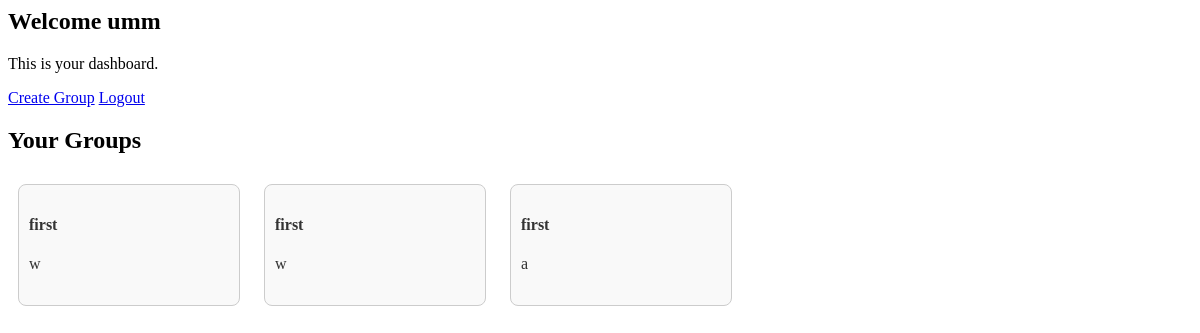
/dashboard (signed in), run on an earlier commit of the app's database.
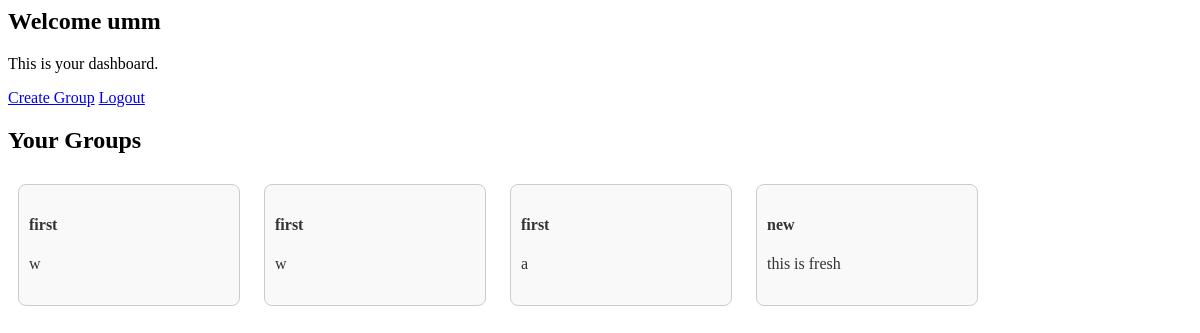
And on a later commit of the database.
### models.py (models this page shows)
class User(db.Model, UserMixin):
    id=db.Column(db.Integer,primary_key=True)
    username=db.Column(db.String(80),nullable=False,unique=True)
    password=db.Column(db.String(80),nullable=False)
    groups_created=db.relationship("Group",backref="Creator")
    expenses_paid = db.relationship("Expense", backref="payer")
    travel_paid = db.relationship("TravelExpense", backref="paid_by")

class Group(db.Model):
    id = db.Column(db.Integer, primary_key=True)
    name = db.Column(db.String(100), nullable=False)
    created_by = db.Column(db.Integer, db.ForeignKey('user.id'), nullable=False,name='fk_group_owner')
    num_members = db.Column(db.Integer, nullable=False)
    created_at = db.Column(db.DateTime, default=timezone.utc)
    description = db.Column(db.String(300))
    members = db.relationship("Membership", backref="group")
    expenses = db.relationship("Expense", backref="group")
    travel_expenses = db.relationship("TravelExpense", backref="group")
    invite_code = db.Column(db.String(100), unique=True, default=lambda: str(uuid4()))

### routes/main_routes.py (the view)
@main.route('/dashboard')
@login_required
def dashboard():
    user_groups = Group.query.filter_by(created_by=current_user.id).all()
    return render_template(
        'dashboard.html',
        username=current_user.username,
        groups=user_groups
    )

### __init__.py (called while the page is built)
def create_app():
    app = Flask(__name__, instance_relative_config=True)
    app.config.from_object(Config)
    csrf.init_app(app)
    db.init_app(app)
    login_manager.init_app(app)
    migrate.init_app(app, db)
    from .models import User
    @login_manager.user_loader
    def load_user(user_id):
        return User.query.get(int(user_id))
    print("✅ Database URI:", app.config['SQLALCHEMY_DATABASE_URI'])
    from .routes import register_blueprints
    register_blueprints(app)
    @app.context_processor
    def inject_csrf_token():
     return dict(new_token=generate_csrf())
    return app

### templates/dashboard.html
<h2>Welcome {{ username }}</h2>
<p>This is your dashboard.</p>
<a href="{{ url_for('main.create_group') }}">Create Group</a>
<a href="/logout">Logout</a>
  <h2>Your Groups</h2>
  {% if groups %}
    <div style="overflow-x: auto; white-space: nowrap;">
      {% for group in groups %}
        <a href="{{ url_for('main.group_detail', group_id=group.id) }}"
           style="
             display: inline-block;
             width: 200px;
             height: 100px;
             margin: 10px;
             padding: 10px;
             border: 1px solid #ccc;
             border-radius: 8px;
             text-decoration: none;
             color: #333;
             background: #f9f9f9;
           ">
          <h4>{{ group.name }}</h4>
          <p>{{ group.description or 'No description' }}</p>
        </a>
      {% endfor %}
    </div>
  {% else %}
    <p>No groups yet. <a href="{{ url_for('main.create_group') }}">Create one</a></p>
  {% endif %}

What changed in the data, as far as the page shows it:
added Group: name "new", description "this is fresh"
